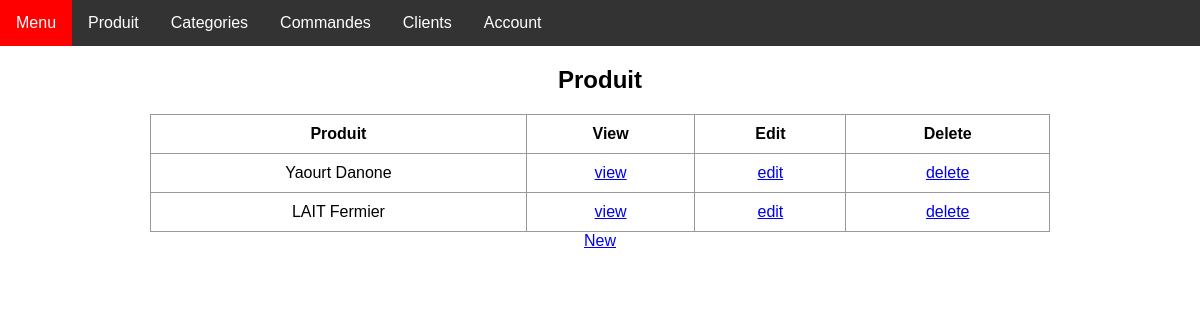
Before: /employer/produit/list/ with the older database file.
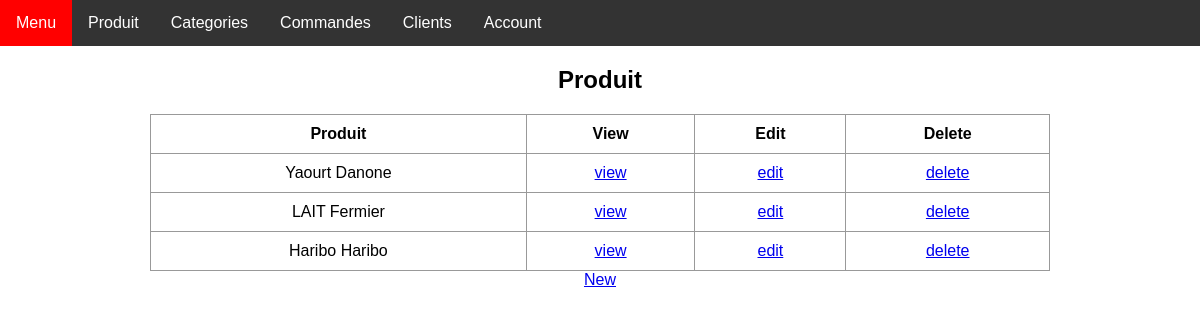
After: the same page with the newer database file.
### employer/models.py (models this page shows)
class Produits(models.Model):
    nom = models.CharField(max_length=30,null=False)
    date_per = models.DateField(null=False)
    photo = models.ImageField()
    marque = models.CharField(max_length=30)
    categorie = models.ForeignKey(Categories,on_delete=models.SET_NULL,null=True)
    stock = models.PositiveIntegerField()
    prix = models.DecimalField(max_digits=10, decimal_places=2)
    def __str__(self) -> str:
        return self.nom + " " + self.marque

### employer/views/produit/produit_list.py (the view)
# urls.py: path('produit/list/', ProduitListView.as_view(), name='produit_list'),
class ProduitListView(ListView):
    model = Produits
    template_name = "produit/produit_list.html"

### employer/templates/produit/produit_list.html (shortened to what this page needs)
{% extends "main.html" %}
{% block content %}
<h2 class="form-title">Produit</h2>
<table class="table table-fluid">
    <thead>
        <tr>
            <th>Produit</th>
            <th>View</th>
            <th>Edit</th>
            <th>Delete</th>
        </tr>
    </thead>
    <tbody>
        {% for Produit in object_list %}
        <tr>
            <td>{{ Produit }}</td>
            <td><a href="{% url "produit_detail" Produit.id %}">view</a></td>
            <td><a href="{% url "produit_update" Produit.id %}">edit</a></td>
            <td><a href="{% url "produit_delete" Produit.id %}">delete</a></td>
        </tr>
        {% endfor %}
    </tbody>
</table>
<a href="{% url "produit_create" %}">New</a>
</div>
{% endblock %}

Changed rows visible on the page:
added Produits: nom+marque "Haribo Haribo"
